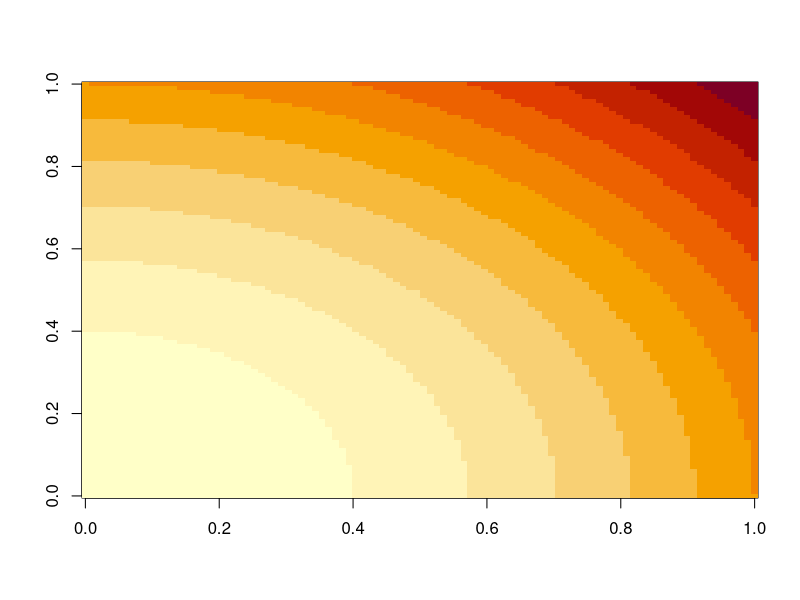

The R script that drew this image:
n <- 100
a_matrix <- matrix(0, n ,n)

for (i in seq_len(nrow(a_matrix))){
  for (j in seq_len(ncol(a_matrix))){
    a_matrix[i,j] <- i^2 + j^2
  }
}
image(a_matrix)
